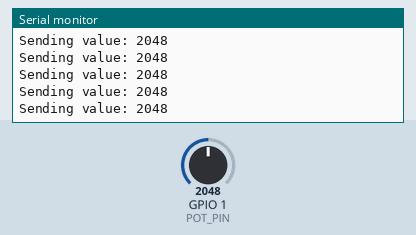
Recording of a sketch running on a simulated ESP32. On the bench: the last lines printed to the serial monitor. Inputs (shaded band) come from the test bench; at power-on: GPIO 1 (POT_PIN) = 2048. WiFi joins after 1.5 s; servers stay silent unless stated.

Above: at 2.7 s.
2.8 s: GPIO 1 (POT_PIN) set to 2866
At 2.92 s:
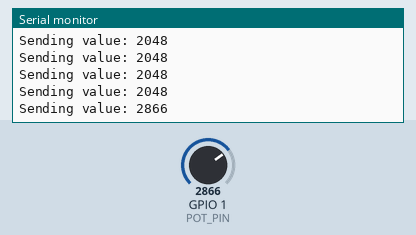
4.3 s: GPIO 1 (POT_PIN) set to 3603
At 4.33 s:
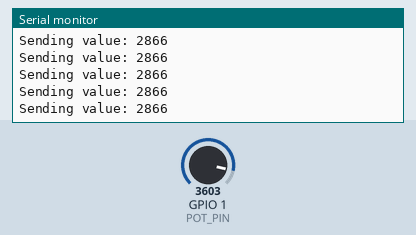
Timing chart, 0 to 7.3 s (numbered marks = the images above; inputs shaded):
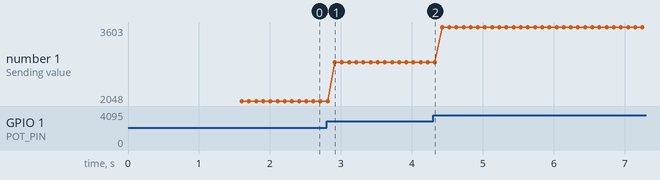

The sketch:

UDPsender.ino
```cpp
#include <WiFi.h>
#include <WiFiUdp.h>

const char* ssid = "TP-Link_8A8C"; // Replace with your network SSID
const char* password = "12488674"; // Replace with your network password

IPAddress TargetIP(192, 168, 1, 162); // Replace with the receiver's IP address
IPAddress myIP(192, 168, 1, 138);

const int SenderUDPPort = 3333;
const int ReceiverUDPPort = 6969;
WiFiUDP UDPTestServer; // Declare the WiFiUDP instance
char udpBuffer[100];

#define POT_PIN 1
#define LEDC_RESOLUTION_BITS 12
#define LEDC_RESOLUTION ((1 << LEDC_RESOLUTION_BITS) - 1)
#define LEDC_FREQ_HZ 50
#define LED_PIN 4

void ledcAnalogWrite(uint8_t pin, uint32_t value, uint32_t valueMax = 255) {
  uint32_t duty = LEDC_RESOLUTION * min(value, valueMax) / valueMax;
  ledcWrite(LED_PIN, duty); // write duty to LEDC
}

void setup() {
  Serial.begin(115200);
  Serial.print("Connecting to ");
  Serial.println(ssid);

  WiFi.config(myIP, IPAddress(192, 168, 1, 1), IPAddress(255, 255, 255, 0));
  WiFi.begin(ssid, password);

  while (WiFi.status() != WL_CONNECTED) {
    delay(500);
    Serial.print(".");
  }
  Serial.println("WiFi connected");

  UDPTestServer.begin(ReceiverUDPPort); // Initialize the UDP instance
}

void fncUdpSend() {
  int potValue = analogRead(POT_PIN);
  int mappedValue = map(potValue, 0, 4095, 0, LEDC_RESOLUTION);
  sprintf(udpBuffer, "%d", mappedValue); // Format the potentiometer value as a string

  UDPTestServer.beginPacket(TargetIP, SenderUDPPort);
  UDPTestServer.write(mappedValue);
  UDPTestServer.endPacket();
}

void handleUDPServer(){
  int cb = UDPTestServer.parsePacket();
  if (cb >= sizeof(int)) { // Ensure the packet is at least the size of an int
    int receivedValue;
    UDPTestServer.read((uint8_t*)&receivedValue, sizeof(receivedValue)); // Read data as an integer

    // Print the received integer value
    Serial.printf("Received value: %d\n", receivedValue);

    // Map the value if needed (assuming 0-4095 is the range)

    // Adjust LED brightness using the mapped value
    ledcAnalogWrite(LED_PIN, receivedValue);
  }
}

void loop() {
  Serial.printf("Sending value: %s\n", udpBuffer);
  fncUdpSend(); // Call the correct function name
  handleUDPServer();

  delay(100); // Adjust delay as needed
}
```

Measured:
- after the input at 2.8 s, the serial monitor: prints a new line after 0.11 s (image 1)
- plotted number 1: 2048 → 2866 after the input at 2.8 s, 2866 → 3603 after the input at 4.3 s
